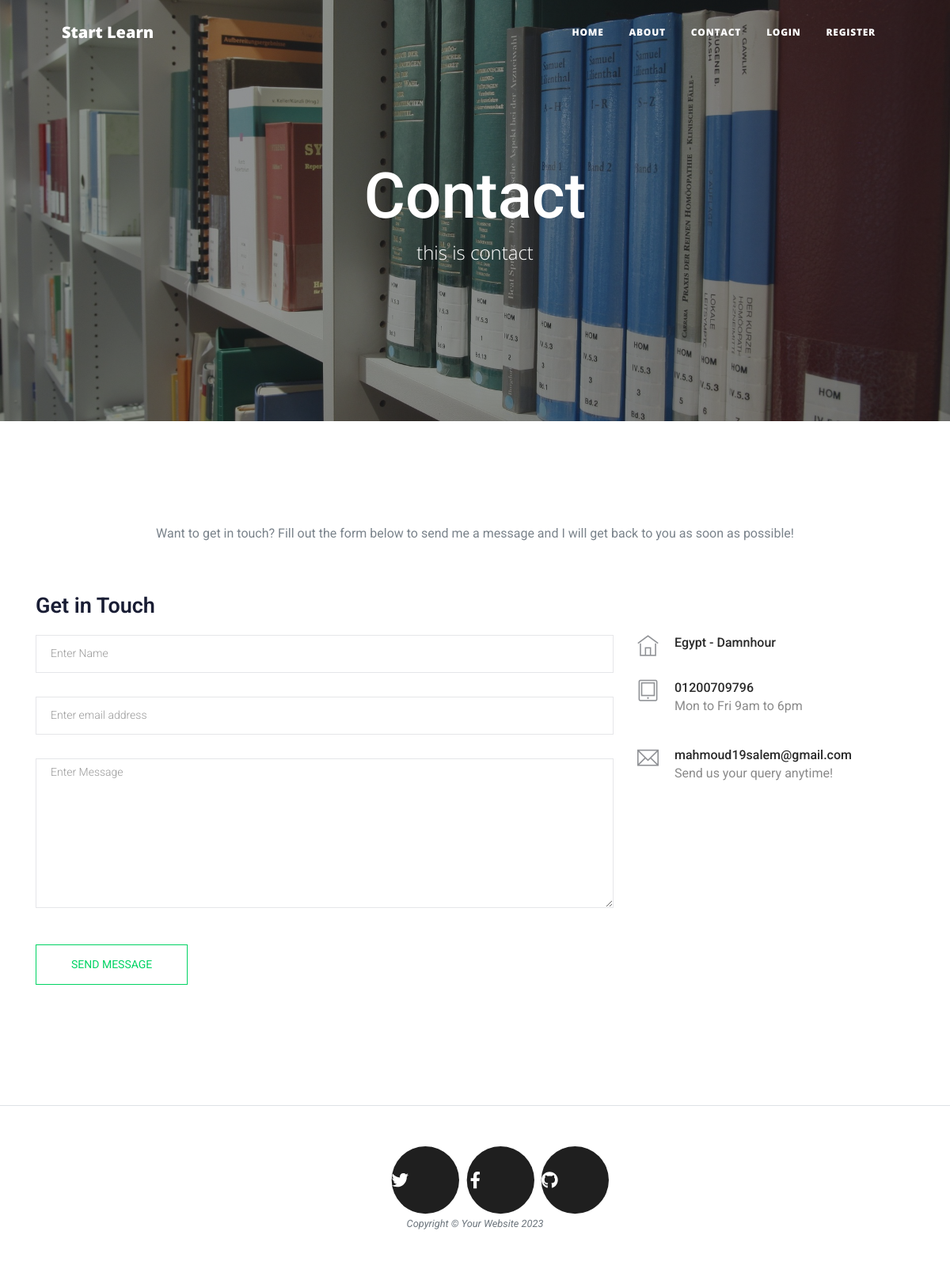
Page /contact/ on the committed database.
### contact/models.py (models this page shows, shortened)
class PageBase(models.Model):
    title = models.CharField( max_length=150)
    sub_title = models.CharField( max_length=250)
    bg_image = models.ImageField( upload_to='images/%Y%m%d', validators=[validate_image_dimensions])
    created_at = models.DateTimeField(auto_now_add=True)
    updated_at = models.DateTimeField( auto_now=True)
    class Meta:
        abstract = True

class ContactPage(PageBase):
    description = models.TextField()

class Info(models.Model):
    place = models.CharField( max_length=50)
    phone_number = models.CharField( max_length=20)
    email = models.EmailField( max_length=50)
    class Meta:
        verbose_name = ("Info")
        verbose_name_plural = ("Infos")

### contact/views.py (the view, shortened to what this page needs)
# urls.py: path('', views.send_message, name='contact'),
def send_message(request):
    page = ContactPage.objects.all()[0]
    myinfo = Info.objects.first()
    return render(request, 'contact/contact.html',{'myinfo':myinfo,'page':page})

### contact/templates/contact/contact.html (shortened to what this page needs)
{% extends "base.html" %}
{% load static %}
{% block content %}
  <section class="contact-section section_padding">
    <div class="container">
      <div class="d-none d-sm-block mb-5 pb-4">
      <div class="row">
        <div class="col-12">
          <div class="text-center pb-5">
          <p>{{page.description}}</p>
          </div>
          <h2 class="contact-title">Get in Touch</h2>
        </div>
        <div class="col-lg-8">
          <form class="form-contact contact_form"  method="post">
            <div class="row">
              <div class="col-12">
                <div class="form-group">
                  <input class="form-control" name="subject" id="subject" type="text" onfocus="this.placeholder = ''" onblur="this.placeholder = 'Enter Name'" placeholder = 'Enter Name'>
                </div>
              </div>
              <div class="col-sm-12">
                <div class="form-group">
                  <input class="form-control" name="email" id="email" type="email" onfocus="this.placeholder = ''" onblur="this.placeholder = 'Enter email address'" placeholder = 'Enter email address'>
                </div>
              </div>
              <div class="col-12">
                <div class="form-group">
                    <textarea class="form-control w-100" name="message" id="message" cols="30" rows="9" onfocus="this.placeholder = ''" onblur="this.placeholder = 'Enter Message'" placeholder = 'Enter Message'></textarea>
                </div>
              </div>
            </div>
            <div class="form-group mt-3">
              <button type="submit" class="button button-contactForm btn_4 boxed-btn">Send Message</button>
            </div>
          </form>
        </div>
        <div class="col-lg-4">
          <div class="media contact-info">
            <span class="contact-info__icon"><i class="ti-home"></i></span>
            <div class="media-body">
              <h3>{{myinfo.place}}</h3>
            </div>
          </div>
          <div class="media contact-info">
            <span class="contact-info__icon"><i class="ti-tablet"></i></span>
            <div class="media-body">
              <h3>{{myinfo.phone_number}}</h3>
              <p>Mon to Fri 9am to 6pm</p>
            </div>
          </div>
          <div class="media contact-info">
            <span class="contact-info__icon"><i class="ti-email"></i></span>
            <div class="media-body">
              <h3>{{myinfo.email}}</h3>
              <p>Send us your query anytime!</p>
            </div>
          </div>
        </div>
      </div>
    </div>
  </section>
  {% endblock content %}

### templates/includes/header.html
{% load static %}
{% if page.bg_image %}
    <header style="background-image:url('{{page.bg_image.url}}')" class="masthead" >
{% else %}
    <header style="background-image:url('{% static 'assets/img/home-bg.jpg' %}" class="masthead" >
{% endif %}
        <div class="container position-relative px-4 px-lg-5">
            <div class="row gx-4 gx-lg-5 justify-content-center">
                <div class="col-md-10 col-lg-8 col-xl-7">
                    <div class="site-heading">
                        <h1 class="text-white">{{page.title|default:"Clean Blog"}}</h1>
                        <span class="subheading ">{{page.sub_title|default:"A Blog Theme by Start Bootstrap"}}</span>
                    </div>
                </div>
            </div>
        </div>
    </header>

### rows in the picture
ContactPage: bg_image (picture), title "Contact", sub_title "this is contact", description "Want to get in touch? Fill out the form below to send me a message and I will get back to you as soon as possible!"
Info: place "Egypt - Damnhour", phone_number "01200709796", email "mahmoud19salem@gmail.com"
